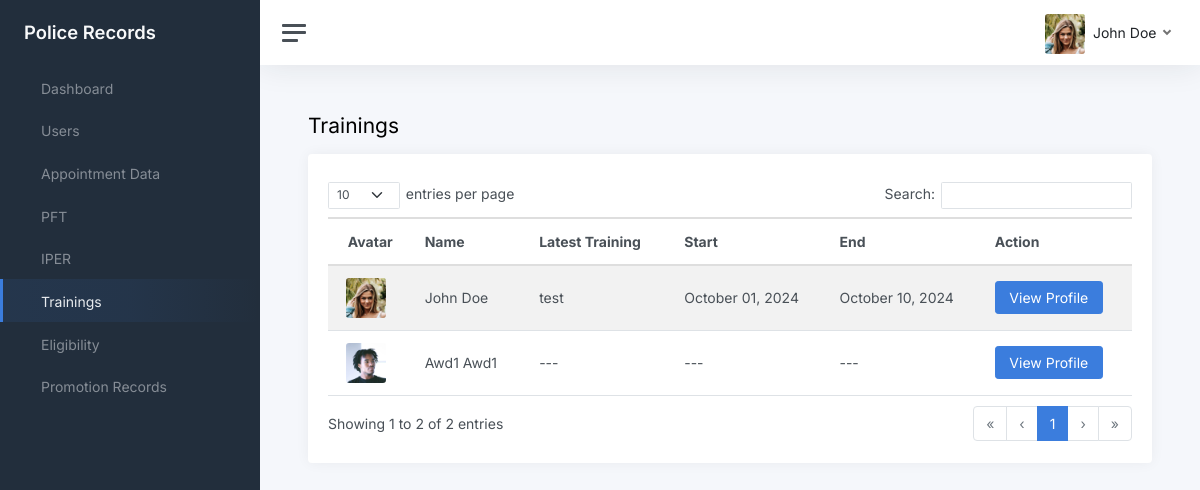
Screenshot of /views/trainings.php (signed in) with the database file from the repository.
### tables this page shows
CREATE TABLE `users` (
  `id` int(11) NOT NULL,
  `id_number` varchar(55) NOT NULL,
  `rank_position` text DEFAULT NULL,
  `first_name` varchar(255) NOT NULL,
  `middle_name` varchar(255) DEFAULT NULL,
  `last_name` varchar(255) NOT NULL,
  `address` varchar(255) DEFAULT NULL,
  `email` varchar(255) NOT NULL,
  `password` text DEFAULT NULL,
  `role` varchar(55) DEFAULT NULL,
  `avatar` varchar(255) DEFAULT NULL,
  `date_created` timestamp NOT NULL DEFAULT current_timestamp()
);

CREATE TABLE `trainings` (
  `id` int(11) NOT NULL,
  `user_id` int(11) DEFAULT NULL,
  `course_title` text NOT NULL,
  `authority` text NOT NULL,
  `start_date` date NOT NULL,
  `end_date` date NOT NULL
);

### backend/nodes.php (called while the page is built, shortened)
<?php
require(__DIR__ . "/conn.php");
require(__DIR__ . "/Helpers.php");
$helpers = new Helpers($conn, $_SESSION);

### views/trainings.php (the view, shortened to what this page needs)
<?php
require("../backend/nodes.php");
$title = "Trainings";
?>
<!DOCTYPE html>
<html lang="en">
<head>
  <?php require("../views/components/head.php"); ?>
</head>
<body>
  <div class="wrapper">
    <?php require("./components/side-bar.php") ?>
    <div class="main">
      <?php require("./components/nav-bar.php") ?>
      <main class="content">
        <div class="container-fluid p-0">
          <div class="mb-3">
            <h1 class="h3 d-inline align-middle"><?= $title ?></h1>
          </div>
          <div class="card">
            <div class="card-body">
              <table class="table table-striped dataTable-table datatable">
                <thead>
                  <tr>
                    <th class="text-center">Avatar</th>
                    <th class="text-start">Name</th>
                    <th class="text-start">Latest Training</th>
                    <th class="text-start">Start</th>
                    <th class="text-start">End</th>
                    <th class="text-start">Action</th>
                  </tr>
                </thead>
                <tbody>
                  <?php
                  $userData = $helpers->select_all("users");
                  if ($userData):
                    foreach ($userData as $user):
                      $modal_id = "company-img-modal_$user->id";
                      $img_id = "company-image_$user->id";
                      $caption_id = "company-caption_$user->id";
                      $latestTraining = "---";
                      $trainingStart = "---";
                      $trainingEnd = "---";
                      $training = $helpers->select_all_individual("trainings", "user_id='$user->id' ORDER BY id DESC LIMIT 1");
                      if ($training) {
                        $trainingStart = date("F d, Y", strtotime($training->start_date));
                        $trainingEnd = date("F d, Y", strtotime($training->end_date));
                        $latestTraining = $training->course_title;
                      }
                  ?>
                      <tr>
                        <td class="td-image text-center">
                          <?= $helpers->generate_modal_click_avatar($helpers->get_avatar_link($user->id), $modal_id, $img_id, $caption_id) ?>
                        </td>
                        <td class="text-start"><?= $helpers->get_full_name($user->id) ?></td>
                        <td class="text-start"><?= $latestTraining ?></td>
                        <td class="text-start"><?= $trainingStart ?></td>
                        <td class="text-start"><?= $trainingEnd ?></td>
                        <td class="text-start">
                          <button type="button" onclick='handleViewProfile(`<?= SERVER_NAME . "/views/profile?id=$user->id" ?>`, "#training")' class="btn btn-primary">
                            View Profile
                          </button>
                        </td>
                      </tr>
                    <?php endforeach; ?>
                  <?php endif; ?>
                </tbody>
              </table>
            </div>
          </div>
        </div>
      </main>
    </div>
  </div>
</body>
</html>

### views/components/nav-bar.php (shortened to what this page needs)
<nav class="navbar navbar-expand navbar-light navbar-bg">
  <a class="sidebar-toggle js-sidebar-toggle">
    <i class="hamburger align-self-center"></i>
  </a>
  <div class="navbar-collapse collapse">
    <ul class="navbar-nav navbar-align">
      <li class="nav-item dropdown">
        <a class="nav-link dropdown-toggle d-none d-sm-inline-block" href="#" data-bs-toggle="dropdown">
          <img src="<?= $helpers->get_avatar_link($USER->id) ?>" class=" avatar img-fluid rounded me-1" />
          <span class="text-dark">
            <?= $helpers->get_full_name($USER->id) ?>
          </span>
        </a>
      </li>
    </ul>
  </div>
</nav>

### backend/Helpers.php (shortened to what this page needs)
<?php
class Helpers
{
  private $conn;
  private $session;
  public function __construct($conn, $session)
  {
    $this->conn = $conn;
    $this->session = $session;
  }
  public function generate_modal_click_avatar($src, $modal_id, $img_id, $caption_id)
  {
    $explodedSrc = explode("/", $src);
    $alt = count($explodedSrc) > 0 ? $explodedSrc[count($explodedSrc) - 1] : "image.jpg";
    return "
        <img src='$src' onclick='handleOpenModalImg($(this), `$modal_id`, `$img_id`, `$caption_id`)' class='avatar avatar-md rounded me-2' alt='$alt'>
  ";
  }
  public function select_all_individual($table, $params)
  {
    $query = $this->conn->query("SELECT * FROM $table WHERE $params");
    return $query->num_rows > 0 ? $query->fetch_object() : null;
  }
  public function select_all($table)
  {
    $query = $this->conn->query("SELECT * FROM $table");
    $data = array();
    while ($row = $query->fetch_object()) {
      array_push($data, $row);
    }
    return $data;
  }
  public function get_current_user()
  {
    $id = $this->session["id"];
    $query = $this->conn->query("SELECT * FROM users WHERE id='$id'");
    return $query->num_rows > 0 ? $query->fetch_object() : null;
  }
  public function get_user_by_id($user_id)
  {
    $query = $this->conn->query("SELECT * FROM users WHERE id='$user_id'");
    return $query->num_rows > 0 ? $query->fetch_object() : null;
  }
  public function get_full_name($user_id, $format = "")
  {
    $user = $this->get_user_by_id($user_id);
    $fullName = "";
    if (!isset($user->mname)) {
      $fullName = ucwords("$user->first_name $user->last_name");
    }
    return $fullName;
  }
  public function get_avatar_link($user_id)
  {
    $user = $this->get_user_by_id($user_id);
    if ($user->avatar) {
      return SERVER_NAME . "/uploads/avatars/$user->avatar";
    }
    return SERVER_NAME . "/custom-assets/images/default.png";
  }
}

### custom-assets/css/custom.css (style rules this page uses)
body { padding: 0 !important; }
img { object-fit: cover; }
.td-image { text-align: center !important; }
.td-image .avatar { object-fit: cover !important; cursor: pointer !important; }

### rows the page displays
users: id+avatar (picture), $helpers->get_full_name($USER->id) "John Doe", shows a picture, $helpers->get_full_name($user->id) "John Doe", trainings.course_title "test", trainings.start_date "October 01, 2024", trainings.end_date "October 10, 2024"
users: shows a picture, $helpers->get_full_name($user->id) "Awd1 Awd1", latestTraining "---", trainingStart "---", trainingEnd "---"

### other values shown
$menu->title "Dashboard"
$menu->title "Users"
$menu->title "Appointment Data"
$menu->title "PFT"
$menu->title "IPER"
$menu->title "Trainings"
$menu->title "Eligibility"
$menu->title "Promotion Records"
$title "Trainings"
